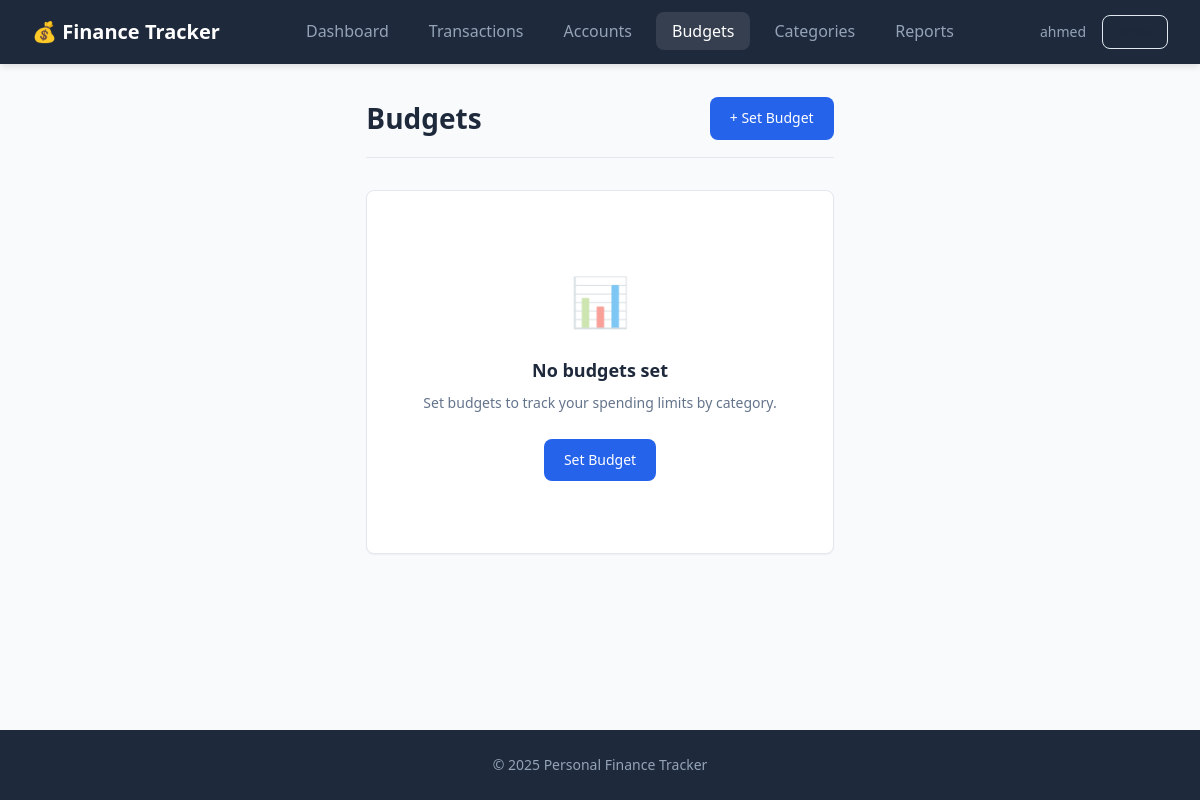
The app's page /budgets (signed in), older data.
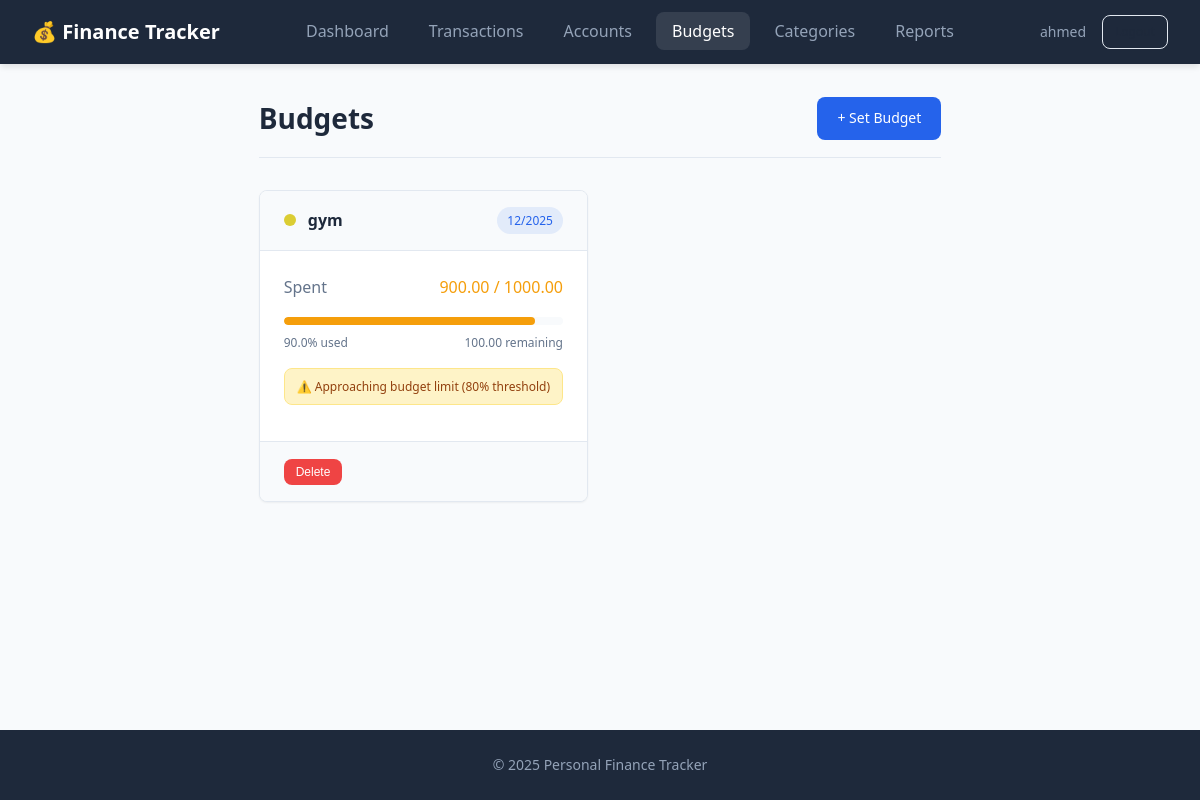
The same page, newer data.
### src/app/models/finance_models.py (models this page shows, shortened)
class Budget(db.Model):
    __tablename__ = 'budget'
    id: Mapped[int] = mapped_column(Integer, primary_key=True, autoincrement=True)
    user_id: Mapped[int] = mapped_column(
        Integer, ForeignKey('user.id', ondelete='CASCADE'), nullable=False
    )
    category_id: Mapped[int] = mapped_column(
        Integer, ForeignKey('category.id', ondelete='CASCADE'), nullable=False
    )
    month: Mapped[int] = mapped_column(Integer, nullable=False)
    year: Mapped[int] = mapped_column(Integer, nullable=False)
    limit_amount: Mapped[Decimal] = mapped_column(DECIMAL(10, 2), nullable=False)
    current_spent: Mapped[Decimal] = mapped_column(
        DECIMAL(10, 2), default=Decimal('0.00')
    )
    alert_threshold: Mapped[int] = mapped_column(Integer, default=80)
    user: Mapped["User"] = relationship("User", back_populates="budgets")
    category: Mapped["Category"] = relationship("Category", back_populates="budgets")
    __table_args__ = (
        UniqueConstraint(
            'user_id', 'category_id', 'month', 'year',
            name='uq_budget_user_category_month_year'
        ),
    )
    @property
    def spent_percentage(self) -> float:
        if self.limit_amount == 0:
            return 0.0
        return float((self.current_spent / self.limit_amount) * 100)
    @property
    def is_over_threshold(self) -> bool:
        return self.spent_percentage >= self.alert_threshold
    @property
    def is_over_budget(self) -> bool:
        return self.current_spent > self.limit_amount

class Category(db.Model):
    __tablename__ = 'category'
    id: Mapped[int] = mapped_column(Integer, primary_key=True, autoincrement=True)
    user_id: Mapped[int] = mapped_column(
        Integer, ForeignKey('user.id', ondelete='CASCADE'), nullable=False
    )
    name: Mapped[str] = mapped_column(String(100), nullable=False)
    category_type: Mapped[str] = mapped_column(String(10), nullable=False)
    color: Mapped[Optional[str]] = mapped_column(String(7))
    max_single_amount: Mapped[Optional[Decimal]] = mapped_column(DECIMAL(10, 2))
    user: Mapped["User"] = relationship("User", back_populates="categories")
    transactions: Mapped[List["Transaction"]] = relationship(
        "Transaction", back_populates="category", cascade="all, delete-orphan"
    )
    budgets: Mapped[List["Budget"]] = relationship(
        "Budget", back_populates="category", cascade="all, delete-orphan"
    )
    transaction_templates: Mapped[List["TransactionTemplate"]] = relationship(
        "TransactionTemplate", back_populates="category"
    )

### src/app/controllers/budget_routes.py (the view)
@budget_bp.route('/budgets')
@login_required
def budgets():
    now = datetime.now()
    user_budgets = Budget.query.filter_by(
        user_id=current_user.id
    ).order_by(Budget.year.desc(), Budget.month.desc()).all()
    expense_categories = Category.query.filter_by(
        user_id=current_user.id,
        category_type='Expense'
    ).all()
    return render_template(
        'budgets.html',
        budgets=user_budgets,
        categories=expense_categories,
        current_month=now.month,
        current_year=now.year
    )

### src/app/__init__.py (called while the page is built)
def _init_extensions(app: Flask) -> None:
    database.init_app(app)
    bcrypt.init_app(app)
    login_manager.init_app(app)
    @login_manager.user_loader
    def load_user(user_id: str):
        from .models import User
        return User.query.get(int(user_id))

### src/app/templates/budgets.html (shortened to what this page needs)
{% extends "base.html" %}
{% block content %}
<div class="page-header">
    <h1>Budgets</h1>
    <a href="{{ url_for('budget.set_budget') }}" class="btn btn-primary">+ Set Budget</a>
</div>
{% if budgets %}
<div class="grid grid-2">
    {% for budget in budgets %}
    <div class="card">
        <div class="card-header flex flex-between flex-center">
            <h3>
                <span class="category-dot" style="background-color: {{ budget.category.color or '#6b7280' }}"></span>
                {{ budget.category.name }}
            </h3>
            <span class="badge badge-{% if budget.month == current_month and budget.year == current_year %}primary{% else %}secondary{% endif %}">
                {{ '%02d'|format(budget.month) }}/{{ budget.year }}
            </span>
        </div>
        <div class="card-body">
            <div class="flex flex-between mb-2">
                <span class="text-muted">Spent</span>
                <span class="{% if budget.is_over_budget %}text-danger{% elif budget.is_over_threshold %}text-warning{% else %}text-success{% endif %}">
                    {{ "%.2f"|format(budget.current_spent) }} / {{ "%.2f"|format(budget.limit_amount) }}
                </span>
            </div>
            <div class="budget-progress">
                {% set percentage = budget.spent_percentage %}
                {% set bar_class = 'danger' if budget.is_over_budget else ('warning' if budget.is_over_threshold else 'success') %}
                <div class="progress">
                    <div class="progress-bar {{ bar_class }}" style="width: {{ [percentage, 100]|min }}%"></div>
                </div>
                <div class="budget-info">
                    <span>{{ "%.1f"|format(percentage) }}% used</span>
                    <span>{{ "%.2f"|format(budget.limit_amount - budget.current_spent) }} remaining</span>
                </div>
            </div>
            {% if budget.is_over_budget %}
            <div class="alert alert-danger mt-2" style="padding: 0.5rem 0.75rem; font-size: 0.75rem;">
                ⚠️ Over budget by {{ "%.2f"|format(budget.current_spent - budget.limit_amount) }}
            </div>
            {% elif budget.is_over_threshold %}
            <div class="alert alert-warning mt-2" style="padding: 0.5rem 0.75rem; font-size: 0.75rem;">
                ⚠️ Approaching budget limit ({{ budget.alert_threshold }}% threshold)
            </div>
            {% endif %}
        </div>
        <div class="card-footer">
            <form method="POST" action="{{ url_for('budget.delete_budget', budget_id=budget.id) }}" onsubmit="return confirm('Delete this budget?');">
                <button type="submit" class="btn btn-sm btn-danger">Delete</button>
            </form>
        </div>
    </div>
    {% endfor %}
</div>
{% else %}
<div class="card">
    <div class="card-body">
        <div class="empty-state">
            <div class="empty-state-icon">📊</div>
            <h3>No budgets set</h3>
            <p>Set budgets to track your spending limits by category.</p>
            <a href="{{ url_for('budget.set_budget') }}" class="btn btn-primary">Set Budget</a>
        </div>
    </div>
</div>
{% endif %}
{% endblock %}

Row changes from the older to the newer data that the page shows:
added Budget: category.name "gym", month "12", year "2025", current_spent "900.00", limit_amount "1000.00", percentage "90.0", budget.limit_amount-budget.current_spent "100.00", alert_threshold "80"
Text that changed along with them:
text no longer shown: "📊 No budgets set Set budgets to track your spending limits by category. Set Budget"
